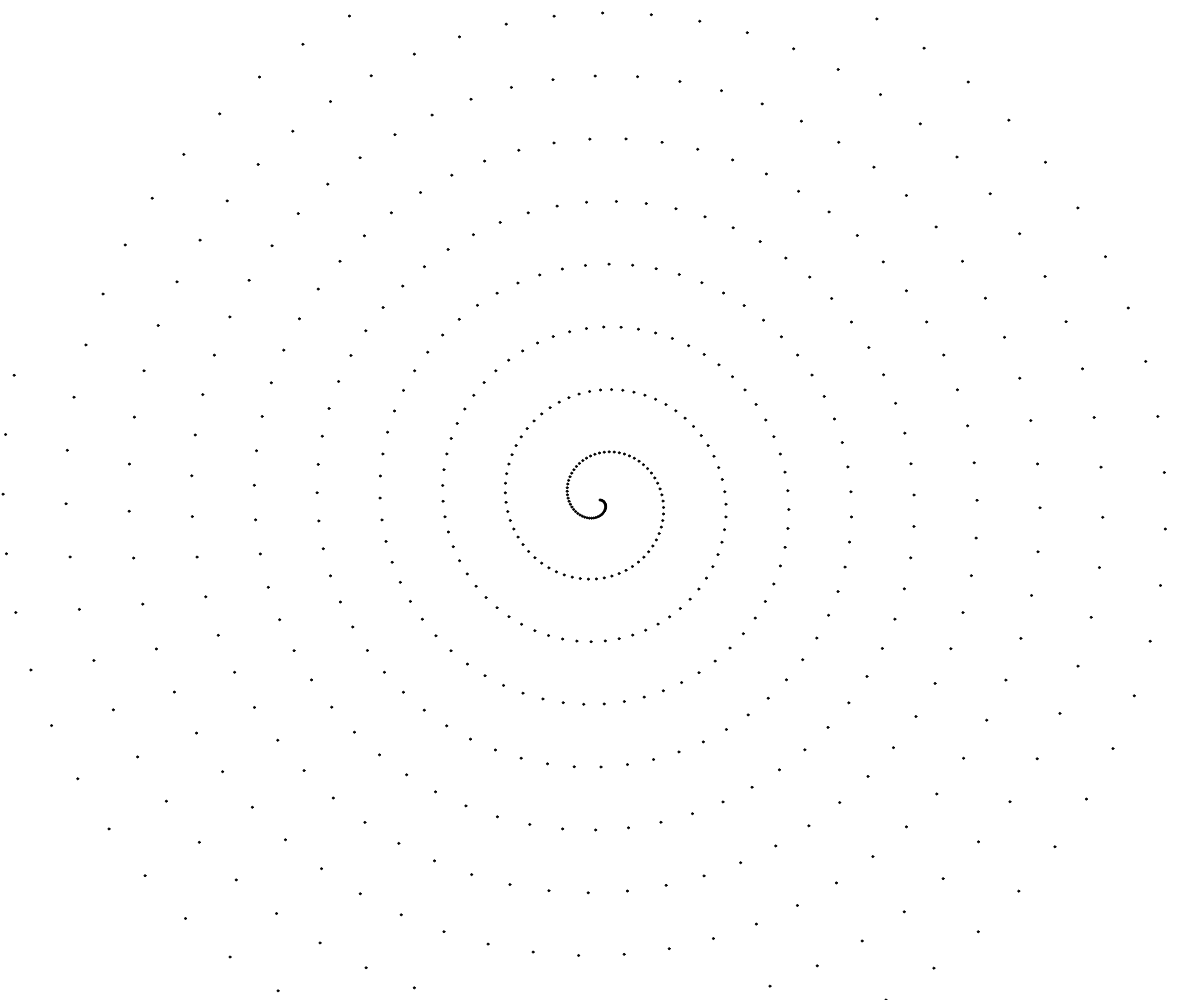
Frame 1 (no input)
Frame 60 (no input): identical to frame 1, image omitted
Frame 120 (the mouse pressed at the canvas centre since frame 60): identical to frame 1, image omitted

The p5.js sketch that drew this single still picture (run headless with seeded random() and noise() and a simulated clock; from frame 60 on, the mouse is pressed at the canvas centre):

// p5.js sketch
// ── sketch.js
/**
** spiral.pde
**/
var radius = 0.0;
var angle  = 0.0;
function setup(){
  createCanvas(windowWidth,windowHeight);
}
function draw(){
 background(255);
 var x=0.0,y=0.0;
 
 radius = 0.0;
 //try commenting out this line for movement
 angle  = 0.0;
 
 while (radius < width/2){
   
   //convert from polar coordinates to cartesian
   y = sin(angle)*radius + height/2;
   x = cos(angle)*radius + width/2;
   
   fill(0);
   ellipse(x,y,2,2);
   angle+=0.1;
   radius++;
 } 

}
